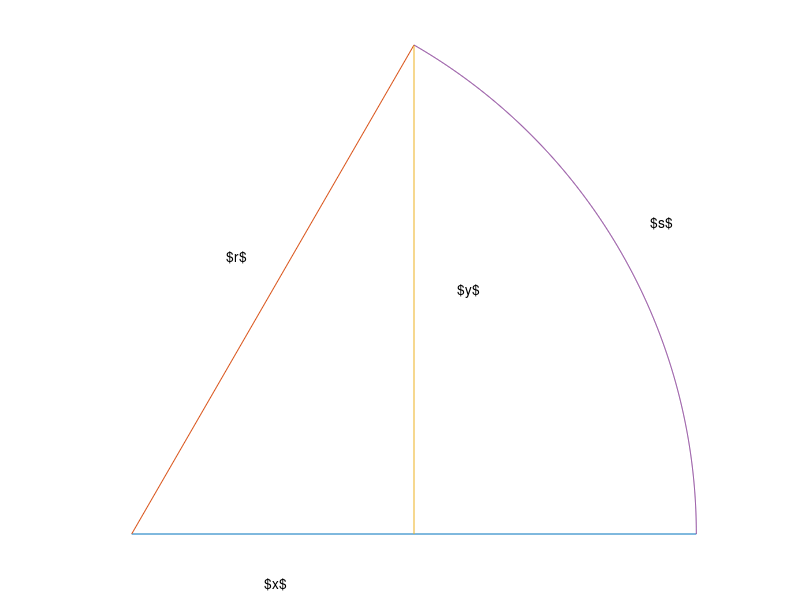

Write MATLAB code to recreate this figure. (Note: this script raises an error after producing the figure.)
% =============================================================================
% Copyright © 2026 Fredrik Bierich
% 
% This file is licensed under the MIT License.
%
% Permission is hereby granted to use, copy, modify, merge, and distribute 
% this software for any purpose, provided that the above copyright notice 
% and this permission notice are included in all copies.
%
% For commercial licensing inquiries, please contact: fredrik.bierich@gmail.com
% =============================================================================
function main()
    m = 10;
    n = 2 ^ m + 1;
    circularsectorfigure();
    circularsectorsequencefigure();
    simpleharmonicmotionfigure();
    uniformcircularmotionfigure();
    function circularsectorfigure()
        f = figure('Visible', 'off');
        ax = axes(f);
        circularsector(ax, [0; 0], 1, 0, 1.0472);
        axis(ax, 'equal', 'off');
        text(ax, 0.1675, 0.49, '$r$');
        text(ax, 0.9185, 0.5506, '$s$');
        text(ax, 0.235, -0.0877, '$x$');
        text(ax, 0.5775, 0.431, '$y$');
        print2tex(f, 'circular_sector.tex', 5, 4);
        close(f);
    end
    function circularsectorsequencefigure()
        figureWidth = 5;
        figureHeight = 4;
        O = [0; 0];
        r = 1;
        s1 = 0;
        s2 = 1.0472;
        f = figure('Visible', 'off');
        ax = axes(f, 'NextPlot', 'add');
        [pl, ~] = circularsector(ax, O, r, s1, s2);
        plot(ax, pl(1, [1, end]), pl(2, [1, end]));
        axis(ax, 'equal', 'off');
        text(ax, -0.08, -0.0877, '$O$');
        text(ax, 0.485, 0.957, '$A$');
        t1 = text(ax, 1.0415, -0.0877, '$C_0$');
        t2 = text(ax, 0.4795, -0.0877, '$B_0$');
        print2tex(f, 'circular_sector_sequence_base_case.tex', figureWidth, figureHeight);
        mid = (1 + size(pl, 2)) / 2;
        plot(ax, [O(1), pl(1, mid)], [O(2), pl(2, mid)]);
        plot(ax, pl(1, [mid, 1]), pl(2, [mid, 1]));
        plot(ax, pl(1, [mid, end]), pl(2, [mid, end]));
        set(t1, 'string', '$C_{n-1}$');
        set(t2, 'string', '$B_{n-1}$');
        text(ax, 0.9185, 0.5506, '$C_n$');
        text(ax, 0.689, 0.3031, '$B_n$');
        print2tex(f, 'circular_sector_sequence_recursive_step.tex', figureWidth, figureHeight);
        close(f);
    end
    function simpleharmonicmotionfigure()
        f = figure('Visible', 'off');
        ax = axes(f, 'NextPlot', 'add');
        [~, proj_pl_end_pl_1] = circularsector(ax, [0; 0], 1, 0, 1.0472, 'LineStyle', '--');
        fillcircle(ax, proj_pl_end_pl_1, 0.03, [0, 0, 0]);
        axis(ax, 'equal', 'off');
        text(ax, 0.1675, 0.49, '$r$');
        text(ax, 0.9185, 0.5506, '$s$');
        text(ax, 0.235, -0.0877, '$x$');
        print2tex(f, 'simple_harmonic_motion.tex', 5, 4);
        close(f);
    end
    function uniformcircularmotionfigure()
        figureWidth = 5;
        figureHeight = 4;
        O = [0; 0];
        r = 1;
        s1 = 0;
        s2 = 1.0472;
        circleRadius = 0.03;
        circleColor = [0, 0, 0];
        arrowHeadWidth = 0.025;
        arrowHeadLength = 3 * arrowHeadWidth;
        arrowHeadEdgeColor = [0, 0, 0];
        arrowHeadFaceColor = [0, 0, 0];
        arrowShaftColor = [0, 0, 0];
        f = figure('Visible', 'off');
        ax = axes(f, 'NextPlot', 'add');
        [pl, ~] = circularsector(ax, O, r, s1, s2);
        fillcircle(ax, pl(:, end), circleRadius, circleColor);
        axis(ax, 'equal', 'off');
        text(ax, 0.1675, 0.49, '$r$');
        text(ax, 0.9185, 0.5506, '$s$');
        text(ax, 0.235, -0.0877, '$x$');
        text(ax, 0.5775, 0.431, '$y$');
        print2tex(f, 'uniform_circular_motion.tex', figureWidth, figureHeight);
        close(f);
        f = figure('Visible', 'off');
        ax = axes(f, 'NextPlot', 'add');
        [pl, proj_pl_end_pl_1] = circularsector(ax, O, r, s1, s2);
        fillcircle(ax, pl(:, end), circleRadius, circleColor);
        arrow(O, proj_pl_end_pl_1);
        arrow(proj_pl_end_pl_1, pl(:, end) - circleRadius * normalize(pl(:, end) - proj_pl_end_pl_1, "norm", 2));
        arrow(O, pl(:, end) - circleRadius * normalize(pl(:, end) - O, "norm", 2));
        axis(ax, 'equal', 'off');
        text(ax, 0.1675, 0.49, '$\vec{r}$');
        text(ax, 0.235, -0.0877, '$\vec{r}_x$');
        text(ax, 0.5775, 0.431, '$\vec{r}_y$');
        print2tex(f, 'uniform_circular_motion_position_vector_diagram.tex', figureWidth, figureHeight);
        close(f);
        function arrow(p1, p2)
            nextPlot = get(ax, 'NextPlot');
            cleanupObj = onCleanup(@() set(ax, 'NextPlot', nextPlot));
            set(ax, 'NextPlot', 'add');
            dp = p2 - p1;
            dpnorm = norm(dp);
            assert(dpnorm > arrowHeadLength);
            R = [dp(1), -dp(2); dp(2), dp(1)] / dpnorm;
            q1 = p2 - R(:, 1) * arrowHeadLength;
            plot(ax, [p1(1), q1(1)], [p1(2), q1(2)], 'Color', arrowShaftColor);
            q2 = p2 - R * [arrowHeadLength, arrowHeadLength; [arrowHeadWidth, -arrowHeadWidth] / 2];
            patch(ax, 'XData', [q2(1, :), p2(1)], 'YData', [q2(2, :), p2(2)], 'EdgeColor', arrowHeadEdgeColor, 'FaceColor', arrowHeadFaceColor);
      end
    end
    function [pl, proj_pl_end_pl_1] = circularsector(ax, O, r, s1, s2, varargin)
        nextPlot = get(ax, 'NextPlot');
        cleanupObj = onCleanup(@() set(ax, 'NextPlot', nextPlot));
        set(ax, 'NextPlot', 'add');
        ip = inputParser();
        addParameter(ip, 'LineStyle', '-');
        parse(ip, varargin{:});
        lineStyle = ip.Results.LineStyle;
        l = linspace(s1, s2, n);
        pl = O + [cos2(r, l); sin2(r, l)];
        pl_vec = pl - O;
        pl_vec_dot_pl_vec_1 = pl_vec' * pl_vec(:, 1);
        assert(all(pl_vec_dot_pl_vec_1 > 0));
        proj_pl_end_pl_1 = O + pl_vec(:, 1) * (pl_vec_dot_pl_vec_1(end) / pl_vec_dot_pl_vec_1(1));
        plot(ax, [O(1), pl(1, 1)], [O(2), pl(2, 1)]);
        plot(ax, [O(1), pl(1, end)], [O(2), pl(2, end)]);
        plot(ax, [proj_pl_end_pl_1(1), pl(1, end)], [proj_pl_end_pl_1(2), pl(2, end)], lineStyle);
        plot(ax, pl(1, :), pl(2, :));
    end
    function fillcircle(ax, p, r, C)
        l = linspace(0, 4 * Q(r), n);
        fill(ax, p(1) + cos2(r, l), p(2) + sin2(r, l), C);
    end
    function s = Q(r)
        a = 0;
        for k = 1 : m
            a = sqrt(2 + a);
        end
        s = r * 2 ^ m * sqrt(2 - a);
    end
    function x = cos2(r, s)
        x = r - s .^ 2 / (2 ^ (2 * m + 1) * r);
        for k = 1 : m
            x = 2 * x .^ 2 / r - r;
        end
    end
    function y = sin2(r, s)
        y = cos2(r, Q(r) - s);
    end
end
%{
proj_pl_end_pl_1 = O + ([cos2(r, s2); sin2(r, s2)] + [cos2(r, s1 - (s2 - s1)); sin2(r, s1 - (s2 - s1))]) / 2;
proj_pl_end_pl_1 = O + [cos2(r, s2) + cos2(r, s1 - (s2 - s1)); sin2(r, s2) + sin2(r, s1 - (s2 - s1))] / 2;
proj_pl_end_pl_1 = O + [cos2(r, s2) + cos2(r, s1 - s2 + s1); sin2(r, s2) + sin2(r, s1 - (s2 - s1))] / 2;
proj_pl_end_pl_1 = O + [cos2(r, s2) + cos2(r, 2 * s1 - s2); sin2(r, s2) + sin2(r, s1 - (s2 - s1))] / 2;
proj_pl_end_pl_1 = O + [cos2(r, s2) + (cos2(r, 2 * s1) * cos2(r, s2) + sin2(r, 2 * s1) * sin2(r, s2)) / r; sin2(r, s2) + sin2(r, s1 - (s2 - s1))] / 2;
proj_pl_end_pl_1 = O + [cos2(r, s2) + ((cos2(r, s1) * cos2(r, s1) - sin2(r, s1) * sin2(r, s1)) / r * cos2(r, s2) + sin2(r, 2 * s1) * sin2(r, s2)) / r; sin2(r, s2) + sin2(r, s1 - (s2 - s1))] / 2;
proj_pl_end_pl_1 = O + [cos2(r, s2) + ((cos2(r, s1) ^ 2 - sin2(r, s1) * sin2(r, s1)) / r * cos2(r, s2) + sin2(r, 2 * s1) * sin2(r, s2)) / r; sin2(r, s2) + sin2(r, s1 - (s2 - s1))] / 2;
proj_pl_end_pl_1 = O + [cos2(r, s2) + ((cos2(r, s1) ^ 2 - sin2(r, s1) ^ 2) / r * cos2(r, s2) + sin2(r, 2 * s1) * sin2(r, s2)) / r; sin2(r, s2) + sin2(r, s1 - (s2 - s1))] / 2;
proj_pl_end_pl_1 = O + [cos2(r, s2) + ((cos2(r, s1) ^ 2 - (r ^ 2 - cos2(r, s1) ^ 2)) / r * cos2(r, s2) + sin2(r, 2 * s1) * sin2(r, s2)) / r; sin2(r, s2) + sin2(r, s1 - (s2 - s1))] / 2;
proj_pl_end_pl_1 = O + [cos2(r, s2) + ((cos2(r, s1) ^ 2 - r ^ 2 + cos2(r, s1) ^ 2) / r * cos2(r, s2) + sin2(r, 2 * s1) * sin2(r, s2)) / r; sin2(r, s2) + sin2(r, s1 - (s2 - s1))] / 2;
proj_pl_end_pl_1 = O + [cos2(r, s2) + ((2 * cos2(r, s1) ^ 2 - r ^ 2) / r * cos2(r, s2) + sin2(r, 2 * s1) * sin2(r, s2)) / r; sin2(r, s2) + sin2(r, s1 - (s2 - s1))] / 2;
proj_pl_end_pl_1 = O + [cos2(r, s2) + ((2 * cos2(r, s1) ^ 2 * cos2(r, s2) - r ^ 2 * cos2(r, s2)) / r + sin2(r, 2 * s1) * sin2(r, s2)) / r; sin2(r, s2) + sin2(r, s1 - (s2 - s1))] / 2;
proj_pl_end_pl_1 = O + [cos2(r, s2) + ((2 * cos2(r, s1) ^ 2 * cos2(r, s2) - r ^ 2 * cos2(r, s2)) / r + (sin2(r, s1) * cos2(r, s1) + cos2(r, s1) * sin2(r, s1)) / r * sin2(r, s2)) / r; sin2(r, s2) + sin2(r, s1 - (s2 - s1))] / 2;
proj_pl_end_pl_1 = O + [cos2(r, s2) + ((2 * cos2(r, s1) ^ 2 * cos2(r, s2) - r ^ 2 * cos2(r, s2)) / r + (sin2(r, s1) * cos2(r, s1) + sin2(r, s1) * cos2(r, s1)) / r * sin2(r, s2)) / r; sin2(r, s2) + sin2(r, s1 - (s2 - s1))] / 2;
proj_pl_end_pl_1 = O + [cos2(r, s2) + ((2 * cos2(r, s1) ^ 2 * cos2(r, s2) - r ^ 2 * cos2(r, s2)) / r + 2 * sin2(r, s1) * cos2(r, s1) / r * sin2(r, s2)) / r; sin2(r, s2) + sin2(r, s1 - (s2 - s1))] / 2;
proj_pl_end_pl_1 = O + [cos2(r, s2) + ((2 * cos2(r, s1) ^ 2 * cos2(r, s2) - r ^ 2 * cos2(r, s2)) / r + 2 * sin2(r, s1) * cos2(r, s1) * sin2(r, s2) / r) / r; sin2(r, s2) + sin2(r, s1 - (s2 - s1))] / 2;
proj_pl_end_pl_1 = O + [cos2(r, s2) + (2 * cos2(r, s1) ^ 2 * cos2(r, s2) - r ^ 2 * cos2(r, s2) + 2 * sin2(r, s1) * cos2(r, s1) * sin2(r, s2)) / r ^ 2; sin2(r, s2) + sin2(r, s1 - (s2 - s1))] / 2;
proj_pl_end_pl_1 = O + [r ^ 2 * cos2(r, s2) / r ^ 2 + (2 * cos2(r, s1) ^ 2 * cos2(r, s2) - r ^ 2 * cos2(r, s2) + 2 * sin2(r, s1) * cos2(r, s1) * sin2(r, s2)) / r ^ 2; sin2(r, s2) + sin2(r, s1 - (s2 - s1))] / 2;
proj_pl_end_pl_1 = O + [(2 * cos2(r, s1) ^ 2 * cos2(r, s2) - r ^ 2 * cos2(r, s2) + 2 * sin2(r, s1) * cos2(r, s1) * sin2(r, s2) + r ^ 2 * cos2(r, s2)) / r ^ 2; sin2(r, s2) + sin2(r, s1 - (s2 - s1))] / 2;
proj_pl_end_pl_1 = O + [(2 * cos2(r, s1) ^ 2 * cos2(r, s2) + 2 * sin2(r, s1) * cos2(r, s1) * sin2(r, s2)) / r ^ 2; sin2(r, s2) + sin2(r, s1 - (s2 - s1))] / 2;
proj_pl_end_pl_1 = O + [2 * (cos2(r, s1) ^ 2 * cos2(r, s2) + sin2(r, s1) * cos2(r, s1) * sin2(r, s2)) / r ^ 2; sin2(r, s2) + sin2(r, s1 - (s2 - s1))] / 2;
proj_pl_end_pl_1 = O + [2 * (cos2(r, s1) ^ 2 * cos2(r, s2) + sin2(r, s1) * cos2(r, s1) * sin2(r, s2)) / r ^ 2; sin2(r, s2) + sin2(r, s1 - s2 + s1)] / 2;
proj_pl_end_pl_1 = O + [2 * (cos2(r, s1) ^ 2 * cos2(r, s2) + sin2(r, s1) * cos2(r, s1) * sin2(r, s2)) / r ^ 2; sin2(r, s2) + sin2(r, 2 * s1 - s2)] / 2;
proj_pl_end_pl_1 = O + [2 * (cos2(r, s1) ^ 2 * cos2(r, s2) + sin2(r, s1) * cos2(r, s1) * sin2(r, s2)) / r ^ 2; sin2(r, s2) + (sin2(r, 2 * s1) * cos2(r, s2) - cos2(r, 2 * s1) * sin2(r, s2)) / r] / 2;
proj_pl_end_pl_1 = O + [2 * (cos2(r, s1) ^ 2 * cos2(r, s2) + sin2(r, s1) * cos2(r, s1) * sin2(r, s2)) / r ^ 2; sin2(r, s2) + ((sin2(r, s1) * cos2(r, s1) + cos2(r, s1) * sin2(r, s1)) / r * cos2(r, s2) - cos2(r, 2 * s1) * sin2(r, s2)) / r] / 2;
proj_pl_end_pl_1 = O + [2 * (cos2(r, s1) ^ 2 * cos2(r, s2) + sin2(r, s1) * cos2(r, s1) * sin2(r, s2)) / r ^ 2; sin2(r, s2) + ((sin2(r, s1) * cos2(r, s1) + sin2(r, s1) * cos2(r, s1)) / r * cos2(r, s2) - cos2(r, 2 * s1) * sin2(r, s2)) / r] / 2;
proj_pl_end_pl_1 = O + [2 * (cos2(r, s1) ^ 2 * cos2(r, s2) + sin2(r, s1) * cos2(r, s1) * sin2(r, s2)) / r ^ 2; sin2(r, s2) + (2 * sin2(r, s1) * cos2(r, s1) / r * cos2(r, s2) - cos2(r, 2 * s1) * sin2(r, s2)) / r] / 2;
proj_pl_end_pl_1 = O + [2 * (cos2(r, s1) ^ 2 * cos2(r, s2) + sin2(r, s1) * cos2(r, s1) * sin2(r, s2)) / r ^ 2; sin2(r, s2) + (2 * sin2(r, s1) * cos2(r, s1) * cos2(r, s2) / r - cos2(r, 2 * s1) * sin2(r, s2)) / r] / 2;
proj_pl_end_pl_1 = O + [2 * (cos2(r, s1) ^ 2 * cos2(r, s2) + sin2(r, s1) * cos2(r, s1) * sin2(r, s2)) / r ^ 2; sin2(r, s2) + (2 * sin2(r, s1) * cos2(r, s1) * cos2(r, s2) / r - (cos2(r, s1) * cos2(r, s1) - sin2(r, s1) * sin2(r, s1)) / r * sin2(r, s2)) / r] / 2;
proj_pl_end_pl_1 = O + [2 * (cos2(r, s1) ^ 2 * cos2(r, s2) + sin2(r, s1) * cos2(r, s1) * sin2(r, s2)) / r ^ 2; sin2(r, s2) + (2 * sin2(r, s1) * cos2(r, s1) * cos2(r, s2) / r - (cos2(r, s1) ^ 2 - sin2(r, s1) * sin2(r, s1)) / r * sin2(r, s2)) / r] / 2;
proj_pl_end_pl_1 = O + [2 * (cos2(r, s1) ^ 2 * cos2(r, s2) + sin2(r, s1) * cos2(r, s1) * sin2(r, s2)) / r ^ 2; sin2(r, s2) + (2 * sin2(r, s1) * cos2(r, s1) * cos2(r, s2) / r - (cos2(r, s1) ^ 2 - sin2(r, s1) ^ 2) / r * sin2(r, s2)) / r] / 2;
proj_pl_end_pl_1 = O + [2 * (cos2(r, s1) ^ 2 * cos2(r, s2) + sin2(r, s1) * cos2(r, s1) * sin2(r, s2)) / r ^ 2; sin2(r, s2) + (2 * sin2(r, s1) * cos2(r, s1) * cos2(r, s2) / r - (r ^ 2 - sin2(r, s1) ^ 2 - sin2(r, s1) ^ 2) / r * sin2(r, s2)) / r] / 2;
proj_pl_end_pl_1 = O + [2 * (cos2(r, s1) ^ 2 * cos2(r, s2) + sin2(r, s1) * cos2(r, s1) * sin2(r, s2)) / r ^ 2; sin2(r, s2) + (2 * sin2(r, s1) * cos2(r, s1) * cos2(r, s2) / r - (r ^ 2 - 2 * sin2(r, s1) ^ 2) / r * sin2(r, s2)) / r] / 2;
proj_pl_end_pl_1 = O + [2 * (cos2(r, s1) ^ 2 * cos2(r, s2) + sin2(r, s1) * cos2(r, s1) * sin2(r, s2)) / r ^ 2; sin2(r, s2) + (2 * sin2(r, s1) * cos2(r, s1) * cos2(r, s2) / r - (r ^ 2 - 2 * sin2(r, s1) ^ 2) * sin2(r, s2) / r) / r] / 2;
proj_pl_end_pl_1 = O + [2 * (cos2(r, s1) ^ 2 * cos2(r, s2) + sin2(r, s1) * cos2(r, s1) * sin2(r, s2)) / r ^ 2; sin2(r, s2) + (2 * sin2(r, s1) * cos2(r, s1) * cos2(r, s2) / r - (r ^ 2 * sin2(r, s2) - 2 * sin2(r, s1) ^ 2 * sin2(r, s2)) / r) / r] / 2;
proj_pl_end_pl_1 = O + [2 * (cos2(r, s1) ^ 2 * cos2(r, s2) + sin2(r, s1) * cos2(r, s1) * sin2(r, s2)) / r ^ 2; sin2(r, s2) + (2 * sin2(r, s1) * cos2(r, s1) * cos2(r, s2) - (r ^ 2 * sin2(r, s2) - 2 * sin2(r, s1) ^ 2 * sin2(r, s2))) / r ^ 2] / 2;
proj_pl_end_pl_1 = O + [2 * (cos2(r, s1) ^ 2 * cos2(r, s2) + sin2(r, s1) * cos2(r, s1) * sin2(r, s2)) / r ^ 2; sin2(r, s2) + (2 * sin2(r, s1) * cos2(r, s1) * cos2(r, s2) - r ^ 2 * sin2(r, s2) + 2 * sin2(r, s1) ^ 2 * sin2(r, s2)) / r ^ 2] / 2;
proj_pl_end_pl_1 = O + [2 * (cos2(r, s1) ^ 2 * cos2(r, s2) + sin2(r, s1) * cos2(r, s1) * sin2(r, s2)) / r ^ 2; sin2(r, s2) + (2 * sin2(r, s1) ^ 2 * sin2(r, s2) - r ^ 2 * sin2(r, s2) + 2 * sin2(r, s1) * cos2(r, s1) * cos2(r, s2)) / r ^ 2] / 2;
proj_pl_end_pl_1 = O + [2 * (cos2(r, s1) ^ 2 * cos2(r, s2) + sin2(r, s1) * cos2(r, s1) * sin2(r, s2)) / r ^ 2; r ^ 2 * sin2(r, s2) / r ^ 2 + (2 * sin2(r, s1) ^ 2 * sin2(r, s2) - r ^ 2 * sin2(r, s2) + 2 * sin2(r, s1) * cos2(r, s1) * cos2(r, s2)) / r ^ 2] / 2;
proj_pl_end_pl_1 = O + [2 * (cos2(r, s1) ^ 2 * cos2(r, s2) + sin2(r, s1) * cos2(r, s1) * sin2(r, s2)) / r ^ 2; (2 * sin2(r, s1) ^ 2 * sin2(r, s2) - r ^ 2 * sin2(r, s2) + 2 * sin2(r, s1) * cos2(r, s1) * cos2(r, s2) + r ^ 2 * sin2(r, s2)) / r ^ 2] / 2;
proj_pl_end_pl_1 = O + [2 * (cos2(r, s1) ^ 2 * cos2(r, s2) + sin2(r, s1) * cos2(r, s1) * sin2(r, s2)) / r ^ 2; (2 * sin2(r, s1) ^ 2 * sin2(r, s2) + 2 * sin2(r, s1) * cos2(r, s1) * cos2(r, s2)) / r ^ 2] / 2;
proj_pl_end_pl_1 = O + [2 * (cos2(r, s1) ^ 2 * cos2(r, s2) + sin2(r, s1) * cos2(r, s1) * sin2(r, s2)) / r ^ 2; 2 * (sin2(r, s1) ^ 2 * sin2(r, s2) + sin2(r, s1) * cos2(r, s1) * cos2(r, s2)) / r ^ 2] / 2;
proj_pl_end_pl_1 = O + ([2 * (cos2(r, s1) ^ 2 * cos2(r, s2) + sin2(r, s1) * cos2(r, s1) * sin2(r, s2)); 2 * (sin2(r, s1) ^ 2 * sin2(r, s2) + sin2(r, s1) * cos2(r, s1) * cos2(r, s2))] / r ^ 2) / 2;
proj_pl_end_pl_1 = O + (2 * [cos2(r, s1) ^ 2 * cos2(r, s2) + sin2(r, s1) * cos2(r, s1) * sin2(r, s2); sin2(r, s1) ^ 2 * sin2(r, s2) + sin2(r, s1) * cos2(r, s1) * cos2(r, s2)] / r ^ 2) / 2;
proj_pl_end_pl_1 = O + 2 * ([cos2(r, s1) ^ 2 * cos2(r, s2) + sin2(r, s1) * cos2(r, s1) * sin2(r, s2); sin2(r, s1) ^ 2 * sin2(r, s2) + sin2(r, s1) * cos2(r, s1) * cos2(r, s2)] / r ^ 2) / 2;
proj_pl_end_pl_1 = O + [cos2(r, s1) ^ 2 * cos2(r, s2) + sin2(r, s1) * cos2(r, s1) * sin2(r, s2); sin2(r, s1) ^ 2 * sin2(r, s2) + sin2(r, s1) * cos2(r, s1) * cos2(r, s2)] / r ^ 2;
proj_pl_end_pl_1 = O + [cos2(r, s1) ^ 2 * cos2(r, s2) + sin2(r, s1) * cos2(r, s1) * sin2(r, s2); sin2(r, s1) * cos2(r, s1) * cos2(r, s2) + sin2(r, s1) ^ 2 * sin2(r, s2)] / r ^ 2;
proj_pl_end_pl_1 = O + [cos2(r, s1) ^ 2, sin2(r, s1) * cos2(r, s1); sin2(r, s1) * cos2(r, s1), sin2(r, s1) ^ 2] * [cos2(r, s2); sin2(r, s2)] / r ^ 2;
proj_pl_end_pl_1 = O + [cos2(r, s1) ^ 2, cos2(r, s1) * sin2(r, s1); sin2(r, s1) * cos2(r, s1), sin2(r, s1) ^ 2] * [cos2(r, s2); sin2(r, s2)] / r ^ 2;
proj_pl_end_pl_1 = O + [cos2(r, s1); sin2(r, s1)] * [cos2(r, s1), sin2(r, s1)] * [cos2(r, s2); sin2(r, s2)] / r ^ 2;
proj_pl_end_pl_1 = O + [cos2(r, s1); sin2(r, s1)] * [cos2(r, s1); sin2(r, s1)]' * [cos2(r, s2); sin2(r, s2)] / r ^ 2;
proj_pl_end_pl_1 = O + pl_vec(:, 1) * [cos2(r, s1); sin2(r, s1)]' * [cos2(r, s2); sin2(r, s2)] / r ^ 2;
proj_pl_end_pl_1 = O + pl_vec(:, 1) * pl_vec(:, 1)' * [cos2(r, s2); sin2(r, s2)] / r ^ 2;
proj_pl_end_pl_1 = O + pl_vec(:, 1) * pl_vec(:, 1)' * pl_vec(:, end) / r ^ 2;
proj_pl_end_pl_1 = O + pl_vec(:, 1) * pl_vec(:, 1)' * pl_vec(:, end) / (pl_vec(:, 1)' * pl_vec(:, 1));
proj_pl_end_pl_1 = O + pl_vec(:, 1) * pl_vec(:, end)' * pl_vec(:, 1) / (pl_vec(:, 1)' * pl_vec(:, 1));
proj_pl_end_pl_1 = O + pl_vec(:, 1) * (pl_vec(:, end)' * pl_vec(:, 1) / (pl_vec(:, 1)' * pl_vec(:, 1)));
proj_pl_end_pl_1 = O + pl_vec(:, 1) * (pl_vec_dot_pl_vec_1(end) / (pl_vec(:, 1)' * pl_vec(:, 1)));
proj_pl_end_pl_1 = O + pl_vec(:, 1) * (pl_vec_dot_pl_vec_1(end) / pl_vec_dot_pl_vec_1(1));
%}
